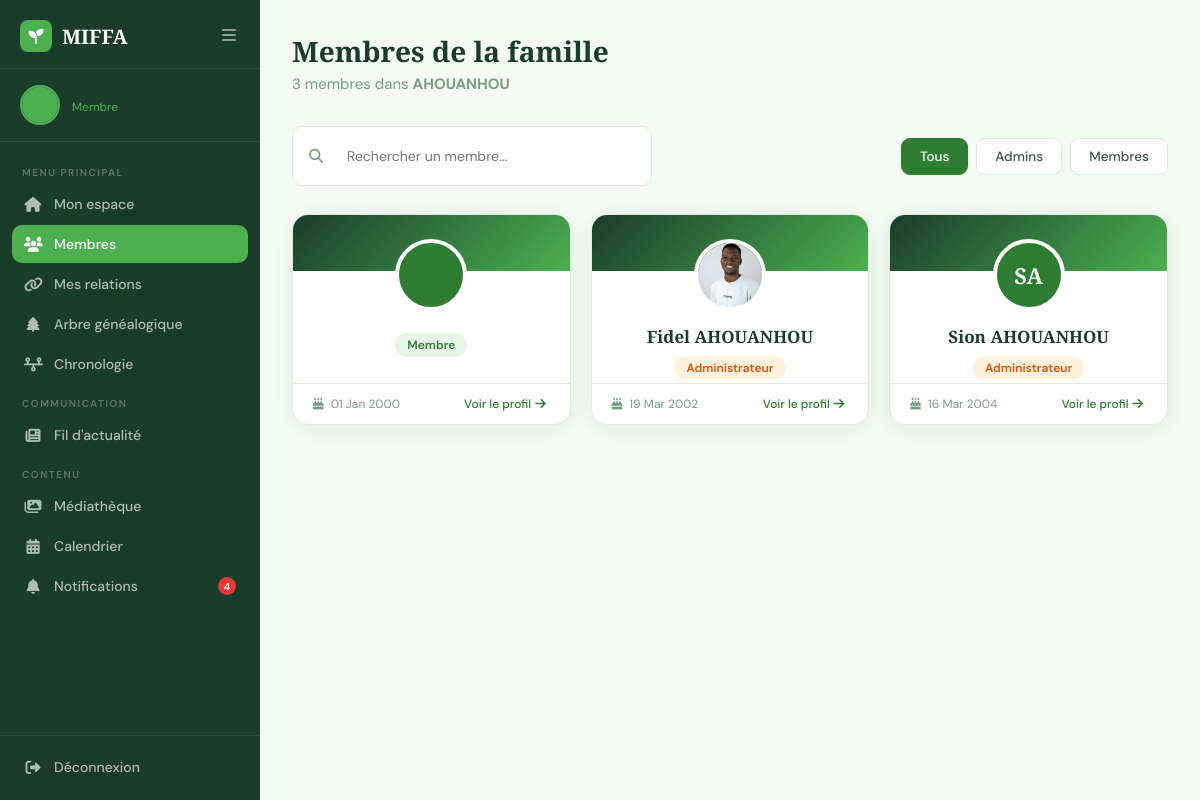
The app's page /accounts/members/ (signed in) with its own data.
### accounts/models.py (models this page shows, shortened)
class User(AbstractUser):
    ROLE_CHOICES = (
        ('admin', 'Administrateur'),
        ('member', 'Membre'),
    )
    email = models.EmailField(unique=True)
    first_name = models.CharField(max_length=150)
    last_name = models.CharField(max_length=150)
    role = models.CharField(max_length=20, choices=ROLE_CHOICES, default='member')
    photo = models.ImageField(upload_to='profiles/', null=True, blank=True)
    bio = models.TextField(blank=True)
    birth_date = models.DateField(default='2000-01-01')
    profession = models.CharField(max_length=150, blank=True)
    phone = models.CharField(max_length=20, blank=True)
    city = models.CharField(max_length=100, blank=True)
    hide_email = models.BooleanField(default=False)
    hide_birth_date = models.BooleanField(default=False)
    hide_phone = models.BooleanField(default=False)
    hide_profession = models.BooleanField(default=False)
    hide_city = models.BooleanField(default=False)
    is_deceased = models.BooleanField(default=False)
    deceased_marked_by = models.ForeignKey(
        'self', on_delete=models.SET_NULL,
        null=True, blank=True,
        related_name='marked_deceased'
    )
    deceased_at = models.DateTimeField(null=True, blank=True)
    relation_to_family = models.CharField(max_length=100, blank=True, default='')
    family = models.ForeignKey(
        'Family',
        on_delete=models.SET_NULL,
        null=True, blank=True,
        related_name='members'
    )

class Family(models.Model):
    name = models.CharField(max_length=150)
    code = models.CharField(max_length=10, unique=True, blank=True, null=True)
    banner = models.ImageField(upload_to='Bannieres/', null=True, blank=True)
    created_by = models.ForeignKey(
        'User', on_delete=models.SET_NULL,
        null=True, related_name='created_families'
    )
    created_at = models.DateTimeField(auto_now_add=True)

### accounts/decorators.py (the view)
        @wraps(view_func)
        def wrapper(request, *args, **kwargs):
            target_family = request.user.family  # la famille qu'il consulte par défaut
            if request.user.family is None or request.user.role == 'guest':
                pass  # cas à affiner selon comment tu navigues entre familles
            if request.user.role == 'guest':
                access = request.user.guest_accesses.filter(family=target_family, is_active=True).first()
                if not access or not access.has_permission(module):
                    messages.error(request, "Vous n'avez pas accès à cette section en tant qu'invité.")
                    return redirect('dashboard')
            return view_func(request, *args, **kwargs)

### accounts/context_processors.py (called while the page is built)
def pending_relation_requests(request):
    if request.user.is_authenticated:
        relation_count = RelationRequest.objects.filter(to_user=request.user, status='pending').count()
        notif_count = Notification.objects.filter(user=request.user, is_read=False).count()
        return {
            'pending_relation_count': relation_count,
            'unread_notif_count': notif_count,
        }
    return {'pending_relation_count': 0, 'unread_notif_count': 0}

### accounts/views.py (called while the page is built)
@login_required
@approved_required
@guest_permission_required('members')
def members_list(request):
    if not request.user.family:
        messages.warning(request, "Vous devez appartenir à une famille pour accéder aux membres.")
        return redirect('dashboard')
    members = User.objects.filter(family=request.user.family)
    return render(request, 'accounts/members_list.html', {'members': members})

### accounts/templates/accounts/members_list.html (shortened to what this page needs)
{% load static %}
<!DOCTYPE html>
<html lang="fr">
<head>
    <link rel="stylesheet" href="https://cdnjs.cloudflare.com/ajax/libs/font-awesome/6.5.0/css/all.min.css">
    <link rel="stylesheet" href="{% static 'global.css' %}">
    <link rel="stylesheet" href="{% static 'accounts/css/dashboard.css' %}">
    <link rel="stylesheet" href="{% static 'accounts/css/members.css' %}">
</head>
<body>
<aside class="sidebar" id="sidebar">
    <div class="sidebar-header">
        <a href="{% url 'indexOfAccounts' %}" class="logo">
            <div class="logo-icon"><i class="fa-solid fa-seedling"></i></div>
            <span>MIFFA</span>
        </a>
        <button class="sidebar-toggle" onclick="toggleSidebar()">
            <i class="fa-solid fa-bars"></i>
        </button>
    </div>
    <div class="sidebar-user">
        <div class="user-avatar">
            {% if user.photo %}
            <img src="{{ user.photo.url }}" alt="{{ user.first_name }}">
            {% else %}
            <div class="avatar-placeholder">
            </div>
            {% endif %}
        </div>
        <div class="user-info">
            <span class="user-role">{{ user.get_role_display }}</span>
        </div>
    </div>
    <nav class="sidebar-nav">
        <div class="nav-section-label">Menu principal</div>
        <a href="{% url 'dashboard' %}" class="nav-item">
            <i class="fa-solid fa-house"></i>
            <span>Mon espace</span>
        </a>
        <a href="{% url 'members_list' %}" class="nav-item active">
            <i class="fa-solid fa-users"></i>
            <span>Membres</span>
        </a>
        <a href="{% url 'add_relation' %}" class="nav-item">
            <i class="fa-solid fa-link"></i>
            <span>Mes relations</span>
        </a>
        <a href="{% url 'family_tree' %}" class="nav-item">
            <i class="fa-solid fa-tree"></i>
            <span>Arbre généalogique</span>
        </a>
        <a href="{% url 'timeline_view' %}" class="nav-item">
            <i class="fa-solid fa-timeline"></i>
            <span>Chronologie</span>
        </a>
        <div class="nav-section-label">Communication</div>
        <a href="{% url 'news_feed' %}" class="nav-item">
            <i class="fa-solid fa-newspaper"></i>
            <span>Fil d'actualité</span>
        </a>
        <div class="nav-section-label">Contenu</div>
        <a href="{% url 'media_library' %}" class="nav-item">
            <i class="fa-solid fa-images"></i>
            <span>Médiathèque</span>
        </a>
        <a href="{% url 'calendar_view' %}" class="nav-item">
            <i class="fa-solid fa-calendar-days"></i>
            <span>Calendrier</span>
        </a>
        <a href="{% url 'notifications' %}" class="nav-item">
            <i class="fa-solid fa-bell"></i>
            <span>Notifications</span>
            {% if unread_notif_count %}
            <span class="notif-badge" style="position:relative;top:auto;right:auto;margin-left:auto;">
                    {{ unread_notif_count }}
                </span>
            {% endif %}
        </a>
    </nav>
    <div class="sidebar-footer">
        <a href="{% url 'deconnexion' %}" class="nav-item logout">
            <i class="fa-solid fa-right-from-bracket"></i>
            <span>Déconnexion</span>
        </a>
    </div>
</aside>
<main class="main-content">
    <div class="topbar">
        <div class="topbar-left">
            <h1>Membres de la famille</h1>
            <p>{{ members.count }} membre{{ members.count|pluralize }} dans <strong>{{ user.family.name }}</strong></p>
        </div>
    </div>
    <div class="members-toolbar">
        <div class="search-box">
            <i class="fa-solid fa-magnifying-glass"></i>
            <input type="text" id="memberSearch" placeholder="Rechercher un membre..." oninput="filterMembers()">
        </div>
        <div class="filter-buttons">
            <button class="filter-btn active" data-filter="all" onclick="setFilter('all', this)">Tous</button>
            <button class="filter-btn" data-filter="admin" onclick="setFilter('admin', this)">Admins</button>
            <button class="filter-btn" data-filter="member" onclick="setFilter('member', this)">Membres</button>
        </div>
    </div>
    {% if members %}
    <div class="members-grid" id="membersGrid">
        {% for member in members %}
        <a href="{% url 'member_profile' member.id %}" class="member-card" data-role="{{ member.role }}"
           data-name="{{ member.first_name|lower }} {{ member.last_name|lower }}">
            <div class="member-card-avatar">
                {% if member.photo %}
                <img src="{{ member.photo.url }}" alt="{{ member.first_name }}">
                {% else %}
                <div class="avatar-large-card">
                    {{ member.first_name|first|upper }}{{ member.last_name|first|upper }}
                </div>
                {% endif %}
            </div>
            <div class="member-card-body">
                <h3>{{ member.first_name }} {{ member.last_name }}</h3>
                <span class="role-badge role-{{ member.role }}">{{ member.get_role_display }}</span>
            </div>
            <div class="member-card-footer">
                    <span><i class="fa-solid fa-cake-candles"></i>
                        {% if member.birth_date %}{{ member.birth_date|date:"d M Y" }}{% else %}—{% endif %}
                    </span>
                <span class="view-profile">Voir le profil <i class="fa-solid fa-arrow-right"></i></span>
            </div>
        </a>
        {% endfor %}
    </div>
    {% else %}
    <div class="empty-state">
        <i class="fa-solid fa-user-group"></i>
        <p>Aucun membre dans la famille pour le moment.</p>
    </div>
    {% endif %}
</main>
</body>
</html>

### static/global.css (style rules this page uses)
:root { --green-deep: #1a3d2b; --green-mid: #2e7d32; --green-soft: #4caf50; --green-light: #e8f5e9; --green-pale: #f4faf4; --cream: #fdfaf5; --text-dark: #1a2e1f; --text-mid: #3d5a42; --text-light: #7a9e80; --white: #ffffff; --red: #e53935; --border: #c8e6c9; --shadow: 0 8px 32px rgba(26,61,43,0.12); }
* { margin: 0; padding: 0; box-sizing: border-box; }
html { scroll-behavior: smooth; }
body { font-family: 'DM Sans', sans-serif; background: var(--cream); color: var(--text-dark); overflow-x: hidden; }
.logo { display: flex; align-items: center; gap: 10px; font-family: 'Playfair Display', serif; font-size: 24px; font-weight: 700; color: var(--green-deep); text-decoration: none; }
.logo-icon { width: 38px; height: 38px; background: var(--green-mid); border-radius: 10px; display: flex; align-items: center; justify-content: center; color: white; font-size: 18px; }

### accounts/static/accounts/css/members.css (style rules this page uses)
.members-toolbar { display: flex; justify-content: space-between; align-items: center; gap: 16px; margin-bottom: 28px; flex-wrap: wrap; }
.search-box { display: flex; align-items: center; gap: 10px; background: var(--white); border: 1.5px solid var(--border); border-radius: 10px; padding: 10px 16px; flex: 1; max-width: 360px; }
.search-box i { color: var(--text-light); font-size: 14px; }
.search-box input { border: none; outline: none; background: none; font-family: 'DM Sans', sans-serif; font-size: 14px; color: var(--text-dark); width: 100%; }
.filter-buttons { display: flex; gap: 8px; }
.filter-btn { padding: 9px 18px; border-radius: 9px; border: 1.5px solid var(--border); background: var(--white); color: var(--text-mid); font-family: 'DM Sans', sans-serif; font-size: 13.5px; font-weight: 500; cursor: pointer; transition: all 0.2s; }
.filter-btn.active { background: var(--green-mid); border-color: var(--green-mid); color: white; }
.members-grid { display: grid; grid-template-columns: repeat(auto-fill, minmax(260px, 1fr)); gap: 20px; }
.member-card { background: var(--white); border-radius: 16px; box-shadow: var(--shadow); border: 1px solid var(--border); overflow: hidden; text-decoration: none; color: var(--text-dark); display: flex; flex-direction: column; transition: all 0.25s; }
.member-card-avatar { margin: -32px auto 0; width: 72px; height: 72px; }
.member-card-avatar img, .avatar-large-card { width: 72px; height: 72px; border-radius: 50%; border: 4px solid white; object-fit: cover; }
.avatar-large-card { background: var(--green-mid); display: flex; align-items: center; justify-content: center; color: white; font-size: 22px; font-weight: 600; font-family: 'Playfair Display', serif; }
.member-card-body { padding: 14px 20px 6px; text-align: center; flex: 1; }
.member-card-body h3 { font-family: 'Playfair Display', serif; font-size: 17px; color: var(--green-deep); margin-bottom: 8px; }
.member-card-footer { display: flex; justify-content: space-between; align-items: center; padding: 12px 20px; border-top: 1px solid var(--border); font-size: 12px; color: var(--text-light); }
.member-card-footer i { margin-right: 4px; }
.view-profile { color: var(--green-mid); font-weight: 500; display: flex; align-items: center; gap: 4px; transition: gap 0.2s; }

### records on screen
User: role "Membre", family.name "AHOUANHOU", birth_date "01 Jan 2000"
User: photo (picture), first_name "Fidel", last_name "AHOUANHOU", role "Administrateur", birth_date "19 Mar 2002"
User: first_name|first "S", last_name|first "A", first_name "Sion", last_name "AHOUANHOU", role "Administrateur", birth_date "16 Mar 2004"

### other values on screen
{{ unread_notif_count }} "4"
{{ members.count }} "3"
